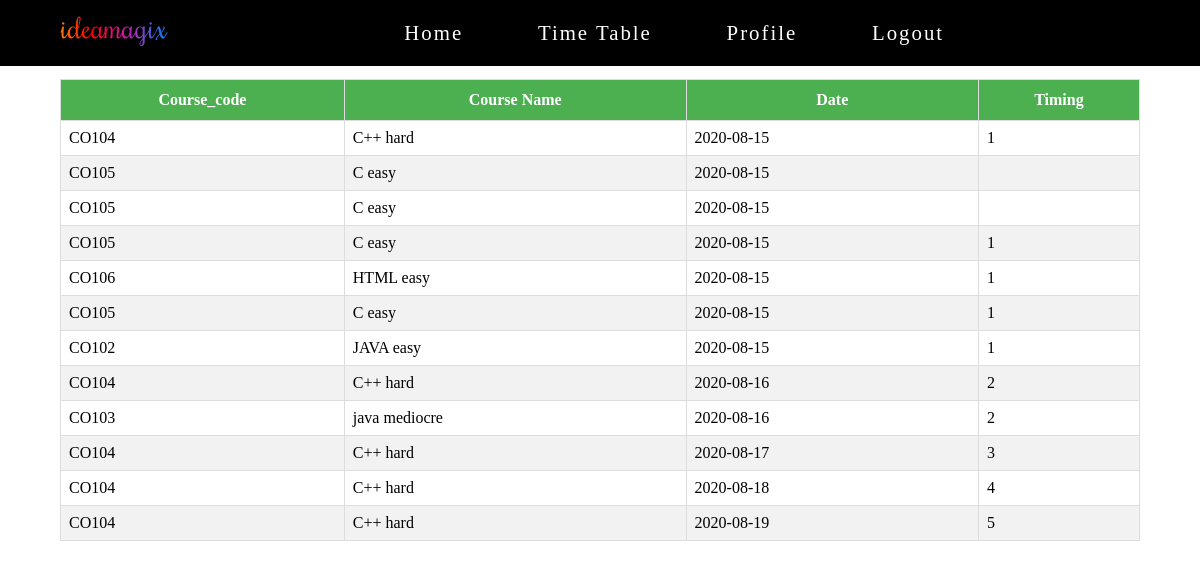
Page /assignList.php (signed in) on the committed database.
### tables this page shows
CREATE TABLE IF NOT EXISTS `assign` (
  `assign_id` int(11) NOT NULL AUTO_INCREMENT,
  `inst_id` int(11) NOT NULL,
  `course_code` varchar(20) NOT NULL,
  `course_name` varchar(50) NOT NULL,
  `date` date NOT NULL,
  `time_slot` varchar(20) NOT NULL,
  `time_stamp` timestamp NOT NULL,
  PRIMARY KEY (`assign_id`)
);

### assignList.php (the view, shortened to what this page needs)
<?php
    require_once 'dbconfig.php';
    require_once 'navbar.php';
?>
<!DOCTYPE html>
<html lang="en">
<head>
    <link rel="stylesheet" type="text/css" href="./css/style.css">
</head>
<body>
    <section class="assignList">
        <div class="container">
            <div class="assignList-binder">
                <table id="list">
                    <thead>
                        <tr>
                            <th>Course_code</th>
                            <th>Course Name</th>
                            <th>Date</th>
                            <th>Timing</th>
                        </tr>
                    </thead>
                    <tbody>
                    <?php
                            $instructor_email = $_SESSION['username'];
                            $instructor_list = "SELECT * FROM instructor WHERE `email`='$instructor_email'";
                            $result = mysqli_query($conn, $instructor_list);
                            if($result->num_rows > 0){
                                while($row = $result->fetch_assoc()){
                                    $instructor_id = $row['inst_id'];
                                }
                            }
                            $assign_list = "SELECT * FROM assign WHERE `inst_id`='$instructor_id' ORDER BY `date`";
                            $result = mysqli_query($conn, $assign_list);
                            if($result->num_rows > 0){
                                while($row = $result->fetch_assoc()){
                                    echo "<tr>
                                            <td>".$row['course_code']."</td>
                                            <td>".$row['course_name']."</td>
                                            <td>".$row['date']."</td>
                                            <td>".$row['time_slot']."</td>
                                        </tr>";
                                }
                            }else{
                                echo "<tr>
                                        <td colspan='4' rowspan='3'><h2 style='text-align:center; font-weight:bold'>Courses are not yet assigned.</h2></td>
                                        </tr>";
                            }
                    ?>
                    </tbody>
                </table>
            </div>
        </div>
    </section>
</body>
</html>

### css/style.css (style rules this page uses)
*, *::after, *::before { margin: 0; padding: 0; box-sizing: border-box; }
.container { width: 90%; margin : 0 auto; padding: .8rem 0rem; }

### assignList.php (style rules this page uses)
#list { width:100%; border-collapse: collapse; }
#list td, #list th { border: 1px solid #ddd; padding: .5rem; }
#list tr:nth-child(even) { background-color: #f2f2f2; }
#list th { padding: .7rem 0rem; text-align: center; background-color: #4CAF50; color: white; }

### rows in the picture
assign: course_code "CO104", course_name "C++ hard", date "2020-08-15", time_slot "1"
assign: course_code "CO105", course_name "C easy", date "2020-08-15"
assign: course_code "CO105", course_name "C easy", date "2020-08-15"
assign: course_code "CO105", course_name "C easy", date "2020-08-15", time_slot "1"
assign: course_code "CO106", course_name "HTML easy", date "2020-08-15", time_slot "1"
assign: course_code "CO105", course_name "C easy", date "2020-08-15", time_slot "1"
assign: course_code "CO102", course_name "JAVA easy", date "2020-08-15", time_slot "1"
assign: course_code "CO104", course_name "C++ hard", date "2020-08-16", time_slot "2"
assign: course_code "CO103", course_name "java mediocre", date "2020-08-16", time_slot "2"
assign: course_code "CO104", course_name "C++ hard", date "2020-08-17", time_slot "3"
assign: course_code "CO104", course_name "C++ hard", date "2020-08-18", time_slot "4"
assign: course_code "CO104", course_name "C++ hard", date "2020-08-19", time_slot "5"
